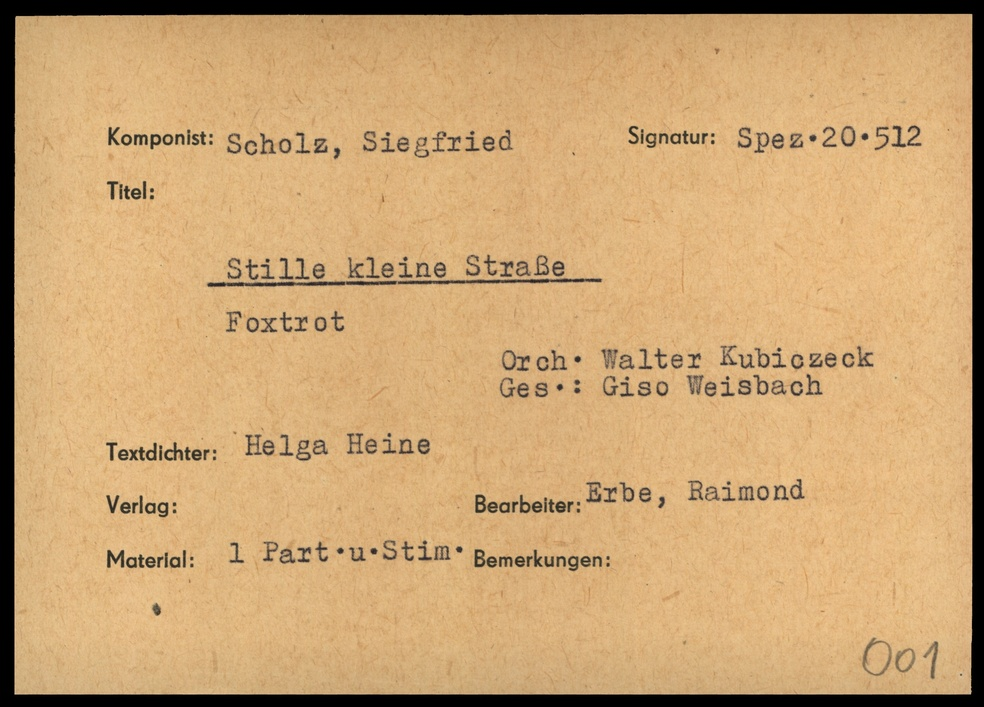
#> input picture scr/OCR/00001a_Spez_Komp_1_Spez.20.512.jpg, 984 x 707 px, shrunk from 2384 x 1712 before the run; the run also reads 1 picture not shown here
$ jupyter execute --allow-errors IndexCardOCR2Json.ipynb   (shell and % lines are left out)
#> lines starting #> are read from the running program, lines starting #| are printed output that depends on the picture
# Index Card OCR Workflow
gestestet in Python 3.9.18 Venv

## Labelingtool für die Basisannotation
- https://pypi.org/project/labelImg/
- funktioniert bestens, Output in YOLO, XML, CreateML (JSON)
- für den folgenden Workflow wird der CreateML-Export geparst
- Bounding Boxes wurden alle großzügig gezogen, der Labelname mit einbezogen und als Label vergeben. So kann später das Label aus dem OCR-Ergebnis gelöscht werden

## Basisworkflow OCR

### Installation Apple-Vision-OCR-Wrapper für Python + OpenCV-Python-Wrapper + Fuzzy String-Vergleich

### Wie es funktioniert
1. Laden eines Bildes, ausrichten anhand eines Template-Bildes aus dem gleichen Bestand, dass auch für das Bounding-Box-Labeling benutzt wurde.
2. OCR
3. Erstellen einer Liste aller Bounding-Boxes aus der OCR mit ihren Werten (Inhalten)
4. Erstellen einer Liste aller Bounding-Boxes aus dem Labeling mit ihren Labeln
5. Serieller Vergleich aller Labelboxen mit allen OCR-Boxen. Liegt eine OCR-Box zu 90% innerhalb einer Labelbox (Grenzwert kann justiert werden), wird der Wert für diese Labelbox registriert
6. Bereinigung des Ergebnisses um alle Label-Begriffe. Dafür werden die OCR-Resultate in Einzelworte zerlegt, mit dem Label fuzzy abgeglichen und anschließend wieder kombiniert. Bereinigung derzeit ebenfalls um Anführungszeichen, da diese im JSON Probleme machen können.
7. Konstruktion eines JSON mit dem Dateinamen als ID, Zuordnung der gematchten OCR-Boxen zu den Labeln
8. Ausgabe

#### Pfade
Insgesamt werden am Ende des Scripts drei Pfade benötigt:
- `folder` – der Ordnerpfad zu den zu scannenden Bildern
- `label_template_path`– das Template mit den Labelboxen (ein JSON-File)
- `align_template_path` – das Bild, an dem alle vor der OCR ausgerichtet werden sollen, idealerweise das Bild für das Label-Template.

#### Voransicht
Im Script ist eine `image.show()` Anweisung, die eine Voransicht der Bounding-Boxes erzeugt, die Label sind rot, die OCR-Resultate blau. So kann geprüft werden, ob die gewünschten Elemente innerhalb der Labelboxen liegen. Die Voransicht verlängert den Umwandlungsprozess und kann auskommentiert werden.

### Demo der OCR
Ausgabe erfolgt als Liste mit einer Eckkoordinate, einer Box-Länge und einem Mittelpunkt, daraus kann die zweite Eckkoordinate abgeleitet werden

[cell 1]
from apple_ocr.ocr import OCR
from PIL import Image

image_path = "00001a_Spez_Komp_1_Spez.20.512.jpg"
image = Image.open(image_path)
#> image is the input picture: PIL image 984x707 RGB; mean R, G, B 202.2, 164.7, 116.4
#> (the rest of this cell did not finish here and is left out)

[cell 2]
from apple_ocr.ocr import OCR
from PIL import Image, ImageDraw
import pandas as pd
import json
import os
from rapidfuzz import fuzz
import cv2
import numpy as np
from scipy.spatial.distance import cdist

class LoadOCR:
    def __init__(self, image_path):
        self.image_path = image_path
        self.image = cv2.imread(self.image_path)
        if self.image is None:
            raise ValueError(f"Could not load image from {image_path}")

    def cv2_align(self, template_path):
#> called with template_path = '00001a_Spez_Komp_1_Spez.20.512.jpg'
        template = cv2.imread(template_path)
        if template is None:
            raise ValueError(f"Could not load template from {template_path}")

        scan = self.image

        template_gray = cv2.cvtColor(template, cv2.COLOR_BGR2GRAY)
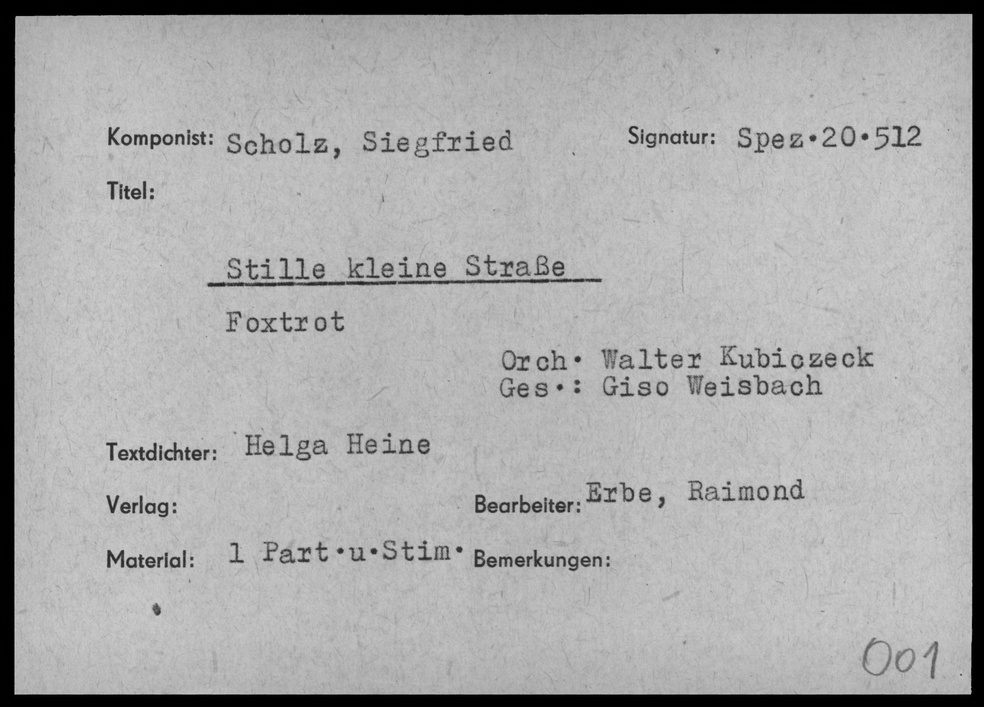
#> template_gray: shape (707, 984); min 0, max 211, mean 170.4
        scan_gray = cv2.cvtColor(scan, cv2.COLOR_BGR2GRAY)

        def detect_text_features(img):
            sift = cv2.SIFT_create()
            keypoints, descriptors = sift.detectAndCompute(img, None)
#> keypoints = 2686 keypoints; strongest (x, y, size): (577, 359, 4.1), (713, 142, 2.5), (374, 551, 4.1), (459, 549, 4)
            return keypoints, descriptors

        template_kp, template_desc = detect_text_features(template_gray)
#> template_kp has the same summary as keypoints in detect_text_features
        scan_kp, scan_desc = detect_text_features(scan_gray)
#> scan_kp has the same summary as keypoints in detect_text_features

        if template_desc is None or scan_desc is None:
            raise ValueError("No features detected in one or both images")

        bf = cv2.BFMatcher()
        matches = bf.knnMatch(template_desc, scan_desc, k=2)
#> matches = 2686 matches

        good_matches = []
        for m, n in matches:
            if m.distance < 0.75 * n.distance:
                good_matches.append(m)
#> after the loop, good_matches = 2686 matches

        if len(good_matches) < 4:
            raise ValueError("Not enough good matches found for alignment")

        template_pts = np.float32([template_kp[m.queryIdx].pt for m in good_matches])
#> template_pts = 2686 pairs, first value 12.89 to 972.1, second value 13.41 to 693.2
        scan_pts = np.float32([scan_kp[m.trainIdx].pt for m in good_matches])
#> scan_pts has the same summary as template_pts

        H, mask = cv2.findHomography(scan_pts, template_pts, cv2.RANSAC, 5.0)
#> H = [[1, -1.63e-16, -3.69e-13], [1.96e-15, 1, -4.17e-13], [5.44e-18, -3.17e-19, 1]]; mask = 2686 values from 1 to 1

        if H is None:
            raise ValueError("Could not compute homography")

        aligned_scan = cv2.warpPerspective(scan, H, (template.shape[1], template.shape[0]))

        return aligned_scan

    def OCR_process(self, template_path):
        aligned_image = self.cv2_align(template_path)
        aligned_rgb = cv2.cvtColor(aligned_image, cv2.COLOR_BGR2RGB)
        aligned_pil = Image.fromarray(aligned_rgb)

        ocr_instance = OCR(image=aligned_pil)
        dataframe = ocr_instance.recognize()
        self.df = pd.DataFrame(dataframe)
        self.image = aligned_pil
        return self.df, self.image

class BoundingBox:
  # [6 lines left out: function __init__, not called in this run]

class BoundingBoxCollection:
  def __init__(self):
        self.bboxes = []

  def add_bbox(self, x_min, y_min, x_max, y_max, value):
      bbox = BoundingBox(x_min, y_min, x_max, y_max, value)
      self.bboxes.append(bbox)

  # [31 lines left out: functions process_boxes, draw_boxes, not called in this run]

class ImageAnnotationProcessor:
    # [57 lines left out: functions __init__, process_annotations, draw_annotations, not called in this run]

class BBoxCompare:
    # [6 lines left out: function __init__, not called in this run]

    def area(self):
        """Calculate the area of the bounding box."""
        return (self.x_max - self.x_min) * (self.y_max - self.y_min)

    # [29 lines left out: functions intersection, OCRStrClean, not called in this run]

#folder = "/Users/admin/Downloads/DE-MUS-905113_Inventarkarten_Muehlhausen_2Lfg_Schub02_master/test"
#label_template_path = './images/card1.json'
#align_template_path = "/Volumes/QSTICK/Sicherung/Uni/SODa/Ideen/OCR/Images/DE-MUS-905113_Inventarkarten_Muehlhausen_2Lfg_Schub02_master/_test/template.jpg"

folder = "images"
label_template_path = 'label_Eisenach.json'
align_template_path = '00001a_Spez_Komp_1_Spez.20.512.jpg'

#> (the rest of this cell did not finish here and is left out)
